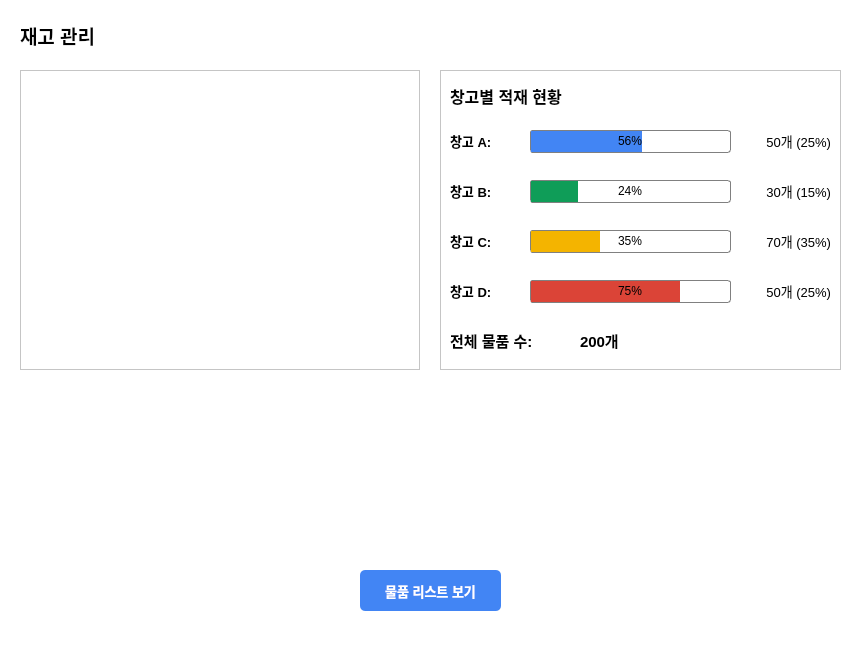
<?xml version="1.0" encoding="UTF-8"?>
<ui version="4.0">
 <class>inventory</class>
 <widget class="QWidget" name="inventory">
  <property name="geometry">
   <rect>
    <x>0</x>
    <y>0</y>
    <width>861</width>
    <height>651</height>
   </rect>
  </property>
  <property name="windowTitle">
   <string>Form</string>
  </property>
  <property name="styleSheet">
   <string notr="true">background-color: #ffffff;</string>
  </property>
  <widget class="QLabel" name="label">
   <property name="geometry">
    <rect>
     <x>20</x>
     <y>20</y>
     <width>181</width>
     <height>30</height>
    </rect>
   </property>
   <property name="font">
    <font>
     <pointsize>14</pointsize>
     <bold>true</bold>
    </font>
   </property>
   <property name="text">
    <string>재고 관리</string>
   </property>
  </widget>
  <widget class="QFrame" name="chartFrame">
   <property name="geometry">
    <rect>
     <x>20</x>
     <y>70</y>
     <width>400</width>
     <height>300</height>
    </rect>
   </property>
   <property name="frameShape">
    <enum>QFrame::StyledPanel</enum>
   </property>
   <property name="frameShadow">
    <enum>QFrame::Raised</enum>
   </property>
  </widget>
  <widget class="QFrame" name="progressFrame">
   <property name="geometry">
    <rect>
     <x>440</x>
     <y>70</y>
     <width>401</width>
     <height>300</height>
    </rect>
   </property>
   <property name="frameShape">
    <enum>QFrame::StyledPanel</enum>
   </property>
   <property name="frameShadow">
    <enum>QFrame::Raised</enum>
   </property>
   <widget class="QLabel" name="label_2">
    <property name="geometry">
     <rect>
      <x>10</x>
      <y>10</y>
      <width>381</width>
      <height>31</height>
     </rect>
    </property>
    <property name="font">
     <font>
      <pointsize>12</pointsize>
      <bold>true</bold>
     </font>
    </property>
    <property name="text">
     <string>창고별 적재 현황</string>
    </property>
   </widget>
   <widget class="QLabel" name="label_warehouse_a">
    <property name="geometry">
     <rect>
      <x>10</x>
      <y>60</y>
      <width>81</width>
      <height>21</height>
     </rect>
    </property>
    <property name="font">
     <font>
      <pointsize>10</pointsize>
      <bold>true</bold>
     </font>
    </property>
    <property name="text">
     <string>창고 A:</string>
    </property>
   </widget>
   <widget class="QProgressBar" name="progressBar_A">
    <property name="geometry">
     <rect>
      <x>90</x>
      <y>60</y>
      <width>201</width>
      <height>23</height>
     </rect>
    </property>
    <property name="styleSheet">
     <string notr="true">QProgressBar {
    border: 1px solid grey;
    border-radius: 3px;
    text-align: center;
}

QProgressBar::chunk {
    background-color: #4285F4;
}</string>
    </property>
    <property name="value">
     <number>56</number>
    </property>
   </widget>
   <widget class="QLabel" name="label_a_count">
    <property name="geometry">
     <rect>
      <x>300</x>
      <y>60</y>
      <width>91</width>
      <height>21</height>
     </rect>
    </property>
    <property name="font">
     <font>
      <pointsize>10</pointsize>
     </font>
    </property>
    <property name="text">
     <string>50개 (25%)</string>
    </property>
    <property name="alignment">
     <set>Qt::AlignRight|Qt::AlignTrailing|Qt::AlignVCenter</set>
    </property>
   </widget>
   <widget class="QLabel" name="label_warehouse_b">
    <property name="geometry">
     <rect>
      <x>10</x>
      <y>110</y>
      <width>81</width>
      <height>21</height>
     </rect>
    </property>
    <property name="font">
     <font>
      <pointsize>10</pointsize>
      <bold>true</bold>
     </font>
    </property>
    <property name="text">
     <string>창고 B:</string>
    </property>
   </widget>
   <widget class="QProgressBar" name="progressBar_B">
    <property name="geometry">
     <rect>
      <x>90</x>
      <y>110</y>
      <width>201</width>
      <height>23</height>
     </rect>
    </property>
    <property name="styleSheet">
     <string notr="true">QProgressBar {
    border: 1px solid grey;
    border-radius: 3px;
    text-align: center;
}

QProgressBar::chunk {
    background-color: #0F9D58;
}</string>
    </property>
    <property name="value">
     <number>24</number>
    </property>
   </widget>
   <widget class="QLabel" name="label_b_count">
    <property name="geometry">
     <rect>
      <x>300</x>
      <y>110</y>
      <width>91</width>
      <height>21</height>
     </rect>
    </property>
    <property name="font">
     <font>
      <pointsize>10</pointsize>
     </font>
    </property>
    <property name="text">
     <string>30개 (15%)</string>
    </property>
    <property name="alignment">
     <set>Qt::AlignRight|Qt::AlignTrailing|Qt::AlignVCenter</set>
    </property>
   </widget>
   <widget class="QLabel" name="label_warehouse_c">
    <property name="geometry">
     <rect>
      <x>10</x>
      <y>160</y>
      <width>81</width>
      <height>21</height>
     </rect>
    </property>
    <property name="font">
     <font>
      <pointsize>10</pointsize>
      <bold>true</bold>
     </font>
    </property>
    <property name="text">
     <string>창고 C:</string>
    </property>
   </widget>
   <widget class="QProgressBar" name="progressBar_C">
    <property name="geometry">
     <rect>
      <x>90</x>
      <y>160</y>
      <width>201</width>
      <height>23</height>
     </rect>
    </property>
    <property name="styleSheet">
     <string notr="true">QProgressBar {
    border: 1px solid grey;
    border-radius: 3px;
    text-align: center;
}

QProgressBar::chunk {
    background-color: #F4B400;
}</string>
    </property>
    <property name="value">
     <number>35</number>
    </property>
   </widget>
   <widget class="QLabel" name="label_c_count">
    <property name="geometry">
     <rect>
      <x>300</x>
      <y>160</y>
      <width>91</width>
      <height>21</height>
     </rect>
    </property>
    <property name="font">
     <font>
      <pointsize>10</pointsize>
     </font>
    </property>
    <property name="text">
     <string>70개 (35%)</string>
    </property>
    <property name="alignment">
     <set>Qt::AlignRight|Qt::AlignTrailing|Qt::AlignVCenter</set>
    </property>
   </widget>
   <widget class="QLabel" name="label_warehouse_d">
    <property name="geometry">
     <rect>
      <x>10</x>
      <y>210</y>
      <width>81</width>
      <height>21</height>
     </rect>
    </property>
    <property name="font">
     <font>
      <pointsize>10</pointsize>
      <bold>true</bold>
     </font>
    </property>
    <property name="text">
     <string>창고 D:</string>
    </property>
   </widget>
   <widget class="QProgressBar" name="progressBar_D">
    <property name="geometry">
     <rect>
      <x>90</x>
      <y>210</y>
      <width>201</width>
      <height>23</height>
     </rect>
    </property>
    <property name="styleSheet">
     <string notr="true">QProgressBar {
    border: 1px solid grey;
    border-radius: 3px;
    text-align: center;
}

QProgressBar::chunk {
    background-color: #DB4437;
}</string>
    </property>
    <property name="value">
     <number>75</number>
    </property>
   </widget>
   <widget class="QLabel" name="label_d_count">
    <property name="geometry">
     <rect>
      <x>300</x>
      <y>210</y>
      <width>91</width>
      <height>21</height>
     </rect>
    </property>
    <property name="font">
     <font>
      <pointsize>10</pointsize>
     </font>
    </property>
    <property name="text">
     <string>50개 (25%)</string>
    </property>
    <property name="alignment">
     <set>Qt::AlignRight|Qt::AlignTrailing|Qt::AlignVCenter</set>
    </property>
   </widget>
   <widget class="QLabel" name="label_total">
    <property name="geometry">
     <rect>
      <x>10</x>
      <y>260</y>
      <width>121</width>
      <height>21</height>
     </rect>
    </property>
    <property name="font">
     <font>
      <pointsize>11</pointsize>
      <bold>true</bold>
     </font>
    </property>
    <property name="text">
     <string>전체 물품 수:</string>
    </property>
   </widget>
   <widget class="QLabel" name="label_total_count">
    <property name="geometry">
     <rect>
      <x>140</x>
      <y>260</y>
      <width>251</width>
      <height>21</height>
     </rect>
    </property>
    <property name="font">
     <font>
      <pointsize>11</pointsize>
      <bold>true</bold>
     </font>
    </property>
    <property name="text">
     <string>200개</string>
    </property>
   </widget>
  </widget>
  <widget class="QPushButton" name="btn_inventory_list">
   <property name="geometry">
    <rect>
     <x>360</x>
     <y>570</y>
     <width>141</width>
     <height>41</height>
    </rect>
   </property>
   <property name="font">
    <font>
     <pointsize>10</pointsize>
     <bold>true</bold>
    </font>
   </property>
   <property name="styleSheet">
    <string notr="true">QPushButton {
    background-color: #4285F4;
    color: white;
    border-radius: 5px;
    padding: 5px;
}
QPushButton:hover {
    background-color: #5294FF;
}
QPushButton:pressed {
    background-color: #3275E4;
}</string>
   </property>
   <property name="text">
    <string>물품 리스트 보기</string>
   </property>
  </widget>
 </widget>
 <resources/>
 <connections/>
</ui>
